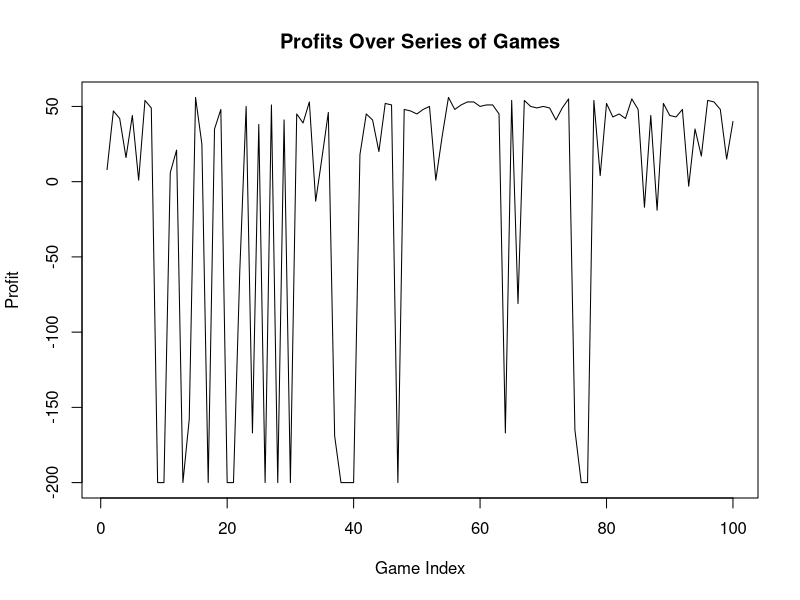
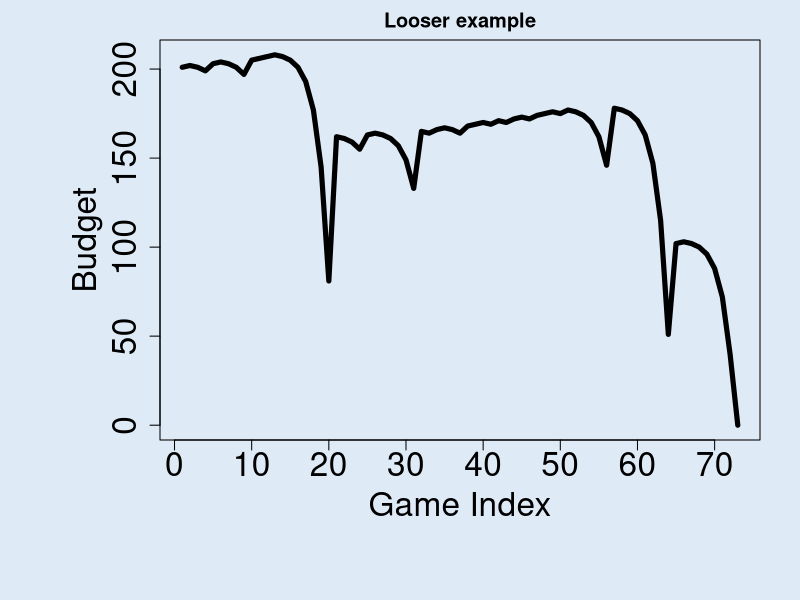
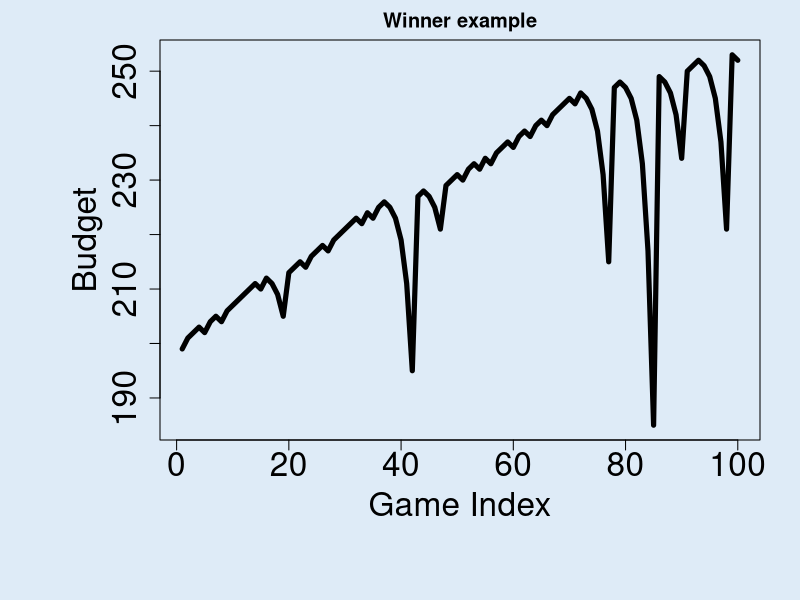
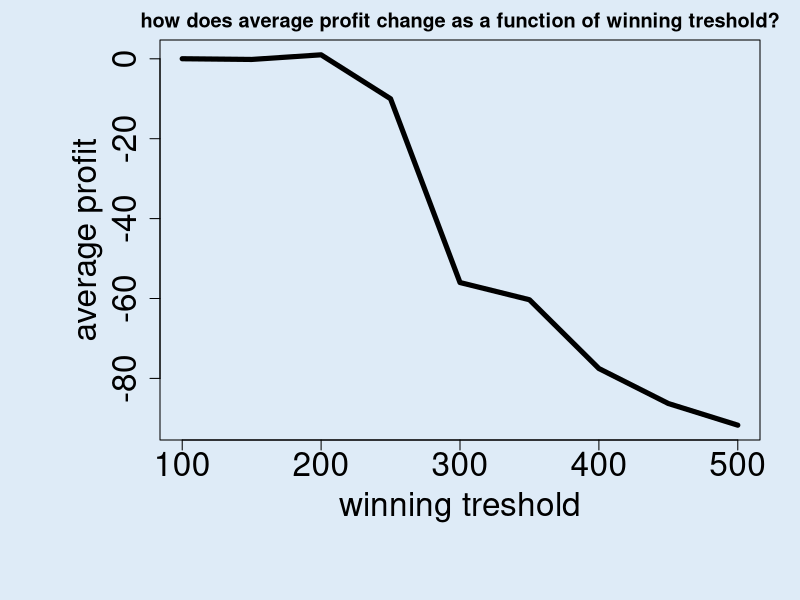
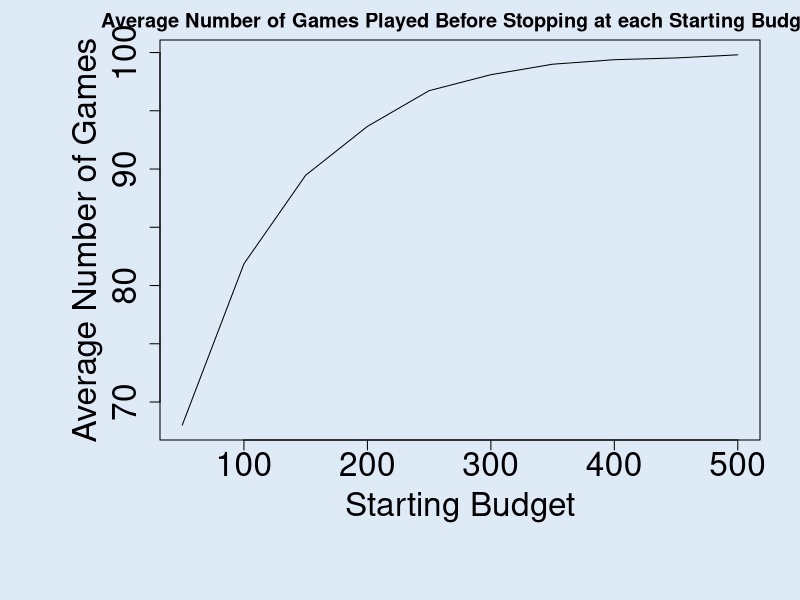

Write R code to recreate these figures, in order.
## ---- chunk 1
# mimics the single spin of the roulette wheel
single_spin <- function(){
  possible_outcomes <- c(rep("red",18), rep("black",18), rep("green",2))
  sample(possible_outcomes, 1)
}
## ---- chunk 2
martingale_wager <- function(
    previous_wager
  , previous_outcome
  , max_wager
  , current_budget
){
  if(previous_outcome == "red") return(1)
  min(2*previous_wager, max_wager, current_budget)
}
## ---- chunk 3
one_play <- function(previous_ledger_entry, max_wager){
  # Create a copy of the input object that will become the output object
  #updates the game index and starting budget
  out <- previous_ledger_entry
  out[1, "game_index"] <- previous_ledger_entry[1, "game_index"] + 1
  out[1, "starting_budget"] <- previous_ledger_entry[1, "ending_budget"]
  out[1, "wager"] <- martingale_wager(
    previous_wager = previous_ledger_entry[1, "wager"]
    , previous_outcome = previous_ledger_entry[1, "outcome"]
    , max_wager = max_wager
    , current_budget = out[1, "starting_budget"]
  )
  out[1, "outcome"] <- single_spin()
  out[1, "ending_budget"] <- out[1, "starting_budget"] + 
    ifelse(out[1, "outcome"] == "red", +1, -1)*out[1, "wager"]
  return(out)
}
## ---- chunk 4
stopping_rule <- function(
  ledger_entry
  , winning_threshold
){
  ending_budget <- ledger_entry[1, "ending_budget"]
  if(ending_budget <= 0) return(TRUE)
  if(ending_budget >= winning_threshold) return(TRUE)
  FALSE
}
## ---- chunk 5
one_series <- function(
  max_games, starting_budget, winning_threshold, max_wager
){
  # Initialize ledger
  ledger <- data.frame(
      game_index = 0:max_games
    , starting_budget = NA_integer_
    , wager = NA_integer_
    , outcome = NA_character_
    , ending_budget = NA_integer_
  )
  ledger[1, "wager"] <- 1
  ledger[1, "outcome"] <- "red"
  ledger[1, "ending_budget"] <- starting_budget
  for(i in 2:nrow(ledger)){
    #browser()
    ledger[i,] <- one_play(ledger[i-1,], max_wager)
    if(stopping_rule(ledger[i,], winning_threshold)) break
  }
  # Return non-empty portion of ledger
  ledger[2:i, ]
}
## ---- chunk 6
profit <- function(ledger){
  n <- nrow(ledger)
  profit <- ledger[n, "ending_budget"] - ledger[1, "starting_budget"]
  return(profit)
}
## ---- chunk 7
max_games <- 100
starting_budget <- 200
winning_threshold <- 300
max_wager <- 100


R <- 100 # number of replicates
output <- rep(NA, R)
for(r in 1:R){
  output[r] <- 
    one_series(max_games, starting_budget, winning_threshold, max_wager) |>
    profit()
}

plot(output, type = "l", main = "Profits Over Series of Games", xlab = "Game Index", ylab = "Profit")
## ---- chunk 8
require(magrittr)

par(cex.axis=2, cex.lab = 2, mar = c(8,8,2,2), bg = rgb(222, 235, 247, max = 255))
set.seed(1)
ledger <- one_series(100,200 , 300, 100)
plot(ledger[,c(1,5)], type = "l", lwd = 5, xlab = "Game Index", ylab = "Budget", main = "Looser example")



par(cex.axis=2, cex.lab = 2, mar = c(8,8,2,2), bg = rgb(222, 235, 247, max = 255))
set.seed(2)
l2 <- one_series(100,200 ,300, 100)
plot(l2[,c(1,5)], type = "l", lwd = 5, xlab = "Game Index", ylab = "Budget", main = "Winner example")

## ---- chunk 9

max_games <- 1000
starting_budget <- 200
max_wager <- 100

winning_thresholds <- seq(100, 500, by = 50)

# used to keep each individual profit calculation based on wager
average_profits <- numeric(length(winning_thresholds))

# modify code from above to produce an output that we can graph
for (i in seq_along(winning_thresholds)) {
    winning_threshold <- winning_thresholds[i]
    output <- rep(NA, R)
    for (r in 1:R) {
        output[r] <- profit(one_series(max_games, starting_budget, winning_threshold, max_wager))
    }
    average_profits[i] <- mean(output)
}

graph_info <- data.frame(
    Winning_Threshold = winning_thresholds,
    Average_Profit = average_profits
)

plot(graph_info$Winning_Threshold, graph_info$Average_Profit, type = "l", lwd = 5, xlab = "winning treshold", ylab = "average profit", main = "how does average profit change as a function of winning treshold?") 

## ---- chunk 10
require(magrittr)
martingale_wager <- function(
    previous_wager
  , previous_outcome
  , max_wager
  , current_budget
){
  if(previous_outcome == 1) return(1)
  min(2*previous_wager, max_wager, current_budget)
}


profit <- function(l1) l1[nrow(l1),4] - l1[1,1]

one_series <- function(ng, sb, wt, mw){
# ng = max number of spins
# sb = starting budget
# wt = ending budget (starting budget + winning threshold)
# mw = max wager
  l1 <- matrix(NA_integer_,nrow=ng,ncol=4)
  l1[,3] <- rbinom(ng,1,18/38)
  l1[1,1] <- sb
  l1[1,2] <- 1
  l1[1,4] <- ifelse(l1[1,3]==1, sb + 1, sb - 1)

  for(i in 2:ng){
    w <- martingale_wager(l1[i-1,2], l1[i-1,3], mw, l1[i-1,4])
    e <- ifelse(l1[i,3]==1, l1[i-1,4] + w, l1[i-1,4] - w)
    s <- e <= 0 | e >= wt
    l1[i,c(1,2,4)] <- c(l1[i-1,4], w, e)
    if(s) break
  }
  l1[1:i,]
}

sb <- seq(50, 500, by = 50)
ng <- 0*sb
for(i in 1:length(sb)){
 ng[i] <- replicate(5000, one_series(100,sb[i],sb[i] +100,50) |> nrow()) |> mean()
}

plot(sb, ng, type = "l", xlab = "Starting Budget", ylab="Average Number of Games", main = "Average Number of Games Played Before Stopping at each Starting Budget")

